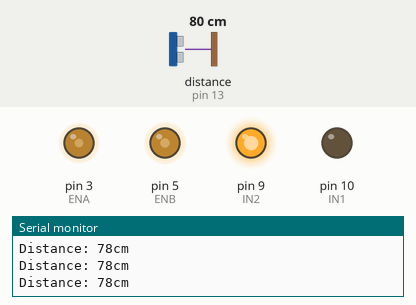
Simulated run of this sketch. Board: Arduino Uno, built with avr-gcc and run on an emulated ATmega328P. Parts: output pins drawn as LEDs (lit = HIGH), the last lines printed to the serial monitor. Wiring (inferred from the names in the program): ultrasonic range finder: trigger pin 8; echo pin 13. Dashed ring = blinking. The inputs (shaded band) are chosen by the test bench; at power-on: distance to the obstacle (sensor on pin 13) 80 cm. The echo pulse lasts 58.3 µs per cm; pins used as bus, display or sensor lines are not drawn.

Above: at 1.2 s.
1.3 s: distance to the obstacle (sensor on pin 13) set to 12 cm
4.3 s: distance to the obstacle (sensor on pin 13) set to 9 cm
At 5.6 s:
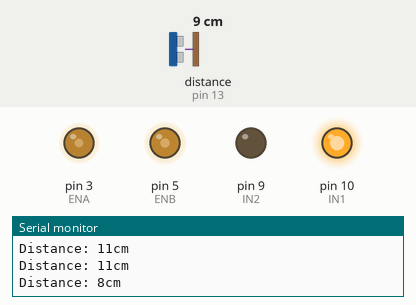
7.3 s: distance to the obstacle (sensor on pin 13) set to 60 cm
At 9.0 s:
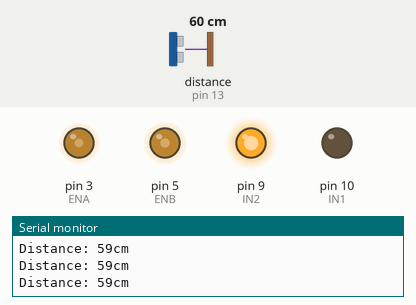
9.3 s: distance to the obstacle (sensor on pin 13) set to 2 cm
At 9.7 s:
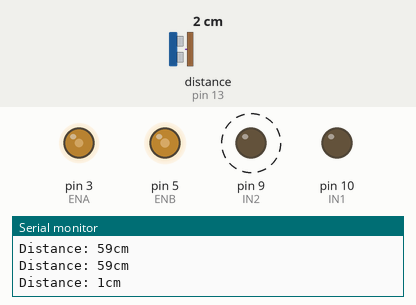
Timing chart, 0 to 13.3 s (numbered marks = the images above; inputs shaded):
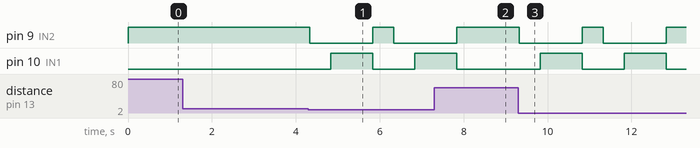

The sketch:

obstacal_avioding_car.ino
```cpp
 int IN1 =10;
 int IN2 =9;
 int IN3 =11;
 int IN4 =12;
 int ENA =3;
 int ENB =5;
 const int trigPin = 8;
 const int echoPin = 13;


void setup() {
   pinMode(IN1,OUTPUT);
   pinMode(IN2,OUTPUT);
   pinMode(ENA,OUTPUT);
   pinMode(ENB,OUTPUT);
   pinMode(trigPin,OUTPUT);
   pinMode(echoPin,INPUT);
   analogWrite(ENA, 100);
   analogWrite(ENB, 110);
   Serial.begin(9600);
}

void loop()
{
    digitalWrite(trigPin,LOW);
  delayMicroseconds(2);

  digitalWrite(trigPin,HIGH);
  delayMicroseconds(10);
  digitalWrite(trigPin,LOW);
  //
  long duration = pulseIn(echoPin, HIGH,30000);
  //
  int distance = duration * 0.034/2;
  //
  Serial.print("Distance: ");
  Serial.print(distance);
  Serial.println("cm");

  if (distance< 10 && distance > 0){
  roverBrake();
  delay(500);
  moveBackward();
  delay(1000);
  turnRight();
  delay(500);

  }
    else
  {
  moveForward();

  }
}
void moveForward(){
  digitalWrite(IN1,LOW);
  digitalWrite(IN2,HIGH);
  digitalWrite(IN3,HIGH);
  digitalWrite(IN4,LOW);
}
void moveBackward(){
  digitalWrite(IN1,HIGH);
  digitalWrite(IN2,LOW);
  digitalWrite(IN3,LOW);
  digitalWrite(IN4,HIGH);
}
void turnRight(){
  digitalWrite(IN1,LOW);
  digitalWrite(IN2,HIGH);
  digitalWrite(IN3,LOW);
  digitalWrite(IN4,HIGH);
}
void roverBrake(){
  digitalWrite(IN1,LOW);
  digitalWrite(IN2,LOW);
  digitalWrite(IN3,LOW);
  digitalWrite(IN4,LOW);


}
```

Measured:
- the behaviour switches between 11 and 10 cm on distance to the obstacle (sensor on pin 13) (found by bisection; images 0 and 1)
- after the input at 4.3 s, pin 9 (IN2): HIGH → LOW at once, → HIGH 1.5 s later, → LOW 0.50 s later; pin 10 (IN1): LOW → HIGH after 0.53 s, → LOW 1.0 s later, → HIGH 1.0 s later
- after the input at 7.3 s, pin 9 (IN2): goes on until 7.8 s, then stays HIGH; pin 10 (IN1): goes on until 7.8 s, then stays LOW
- after the input at 9.3 s, pin 9 (IN2): alternates HIGH for 0.50 s and LOW for 1.5 s, starting at once; pin 10 (IN1): alternates HIGH for 1.0 s and LOW for 1.0 s, starting after 0.53 s
